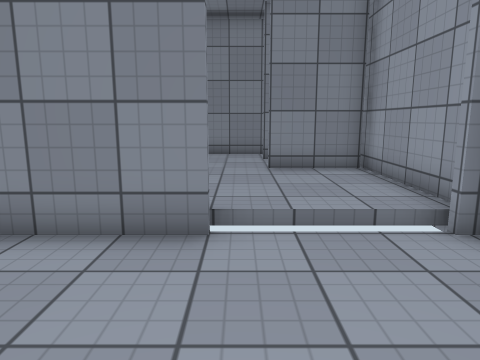
view 1 (above)

16 first-person views from a walk through a scene from a Unity 3-D project. The camera is 1.3 m above the floor, tilts 10° down and sees 70° across. Doors are open. The floor is counted in squares, 0.84 m on a side. Each view is taken from the middle of a square. On the plan, view 1 faces up. The plan holds only what a view shows up to about 16 squares ahead; the rest is blank. The place goes on beyond the plan. The player character is not drawn. Surface patterns are stand-ins for the level's own textures.

view 2
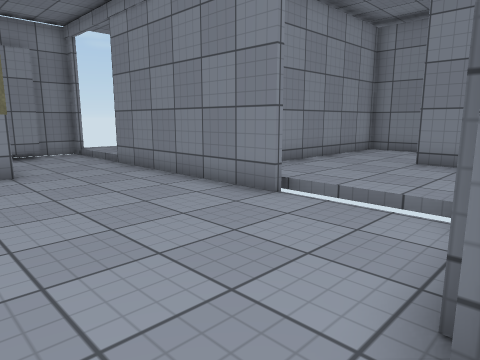

view 3
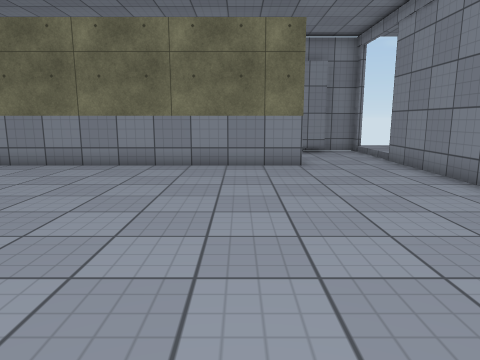

view 4
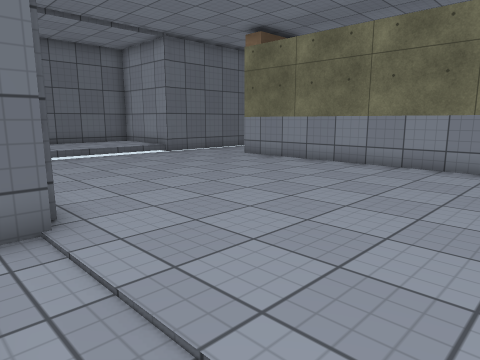

view 5
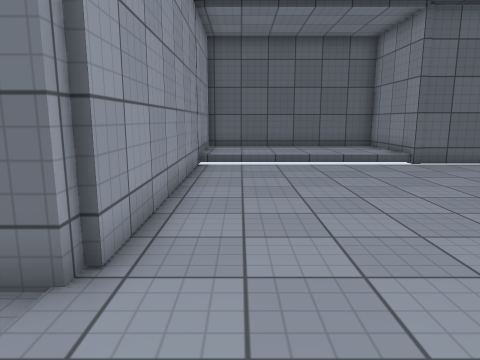

view 6
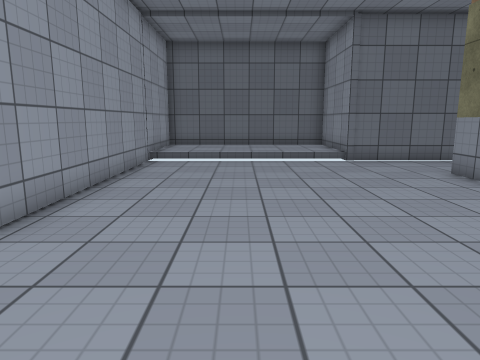

view 7
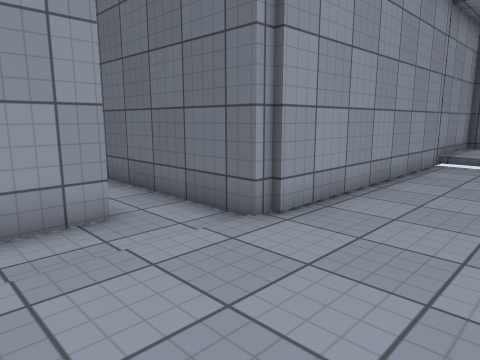

view 8
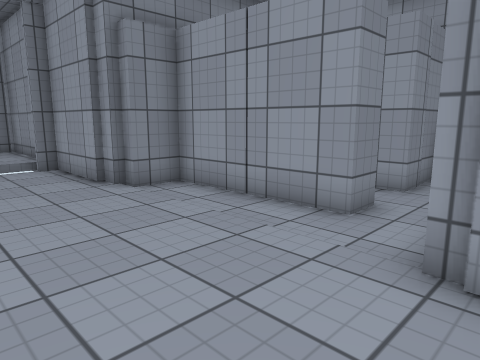

view 9
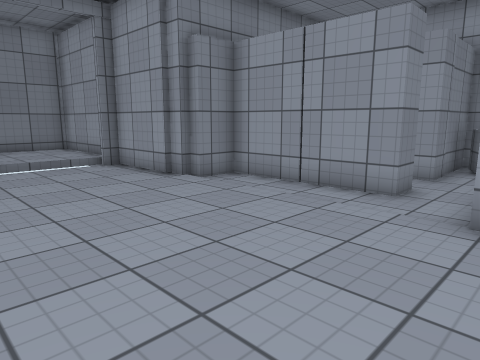

view 10
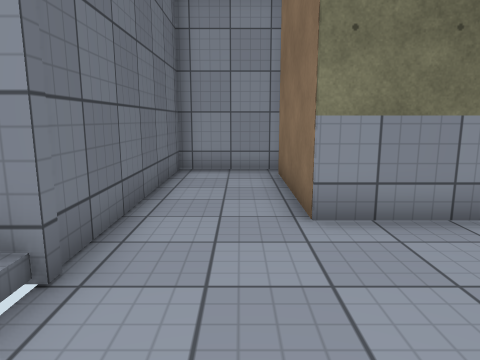

view 11
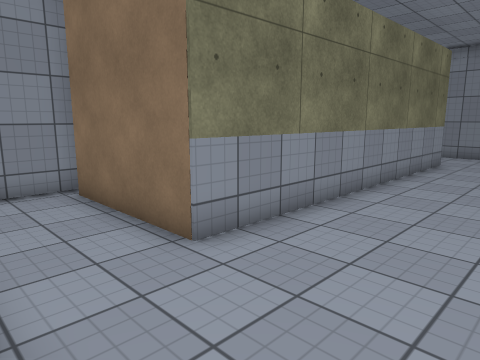

view 12
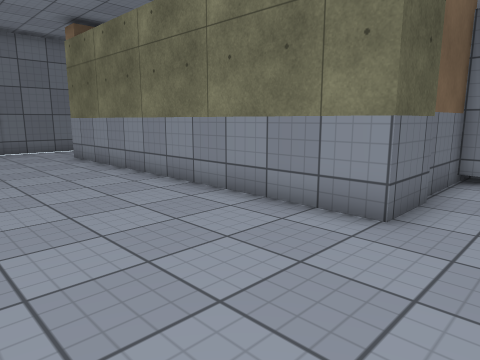

view 13
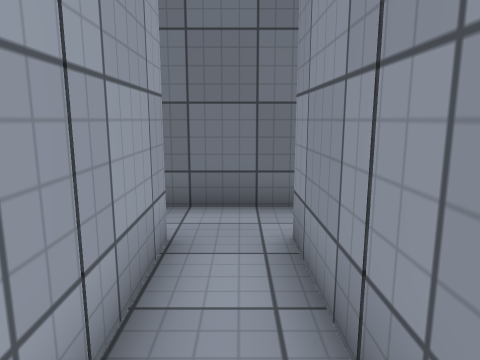

view 14
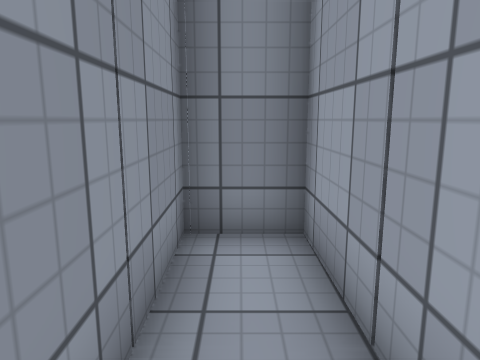

view 15
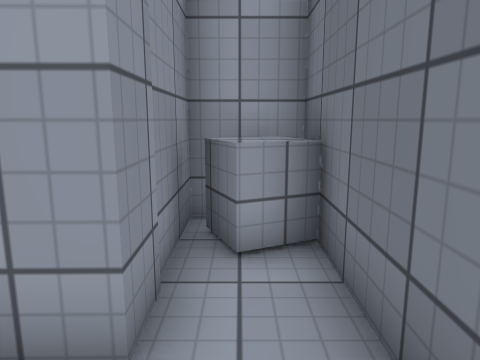

view 16
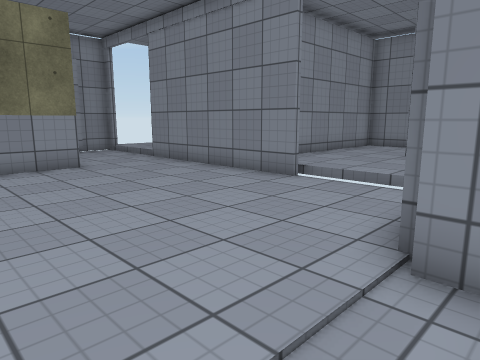

### Floor plan
Key: @ floor where view 1 was taken; # wall or solid block; . main floor; : floor 0.25 m higher than the main floor; / step, stairs or slope; D open door; ^ raised ledge.
Columns run from 12 left of view 1 to 11 right of it. Each row starts with its distance up from view 1.
 13           ####
 12           #:::
 11           #::#
 10           #::: #
  9           #::###
  8           #::::#
  7           #::::#
  6           #::::#
  5  DDDD#######:  ##
  4 #DDDDD..........#
  3 ##..............#
  2  #..............#
  1  ######.........#####
  0       #.....@.....#.#
 -1       #...........#.#
 -2       #...........#.#
 -3       #...........#.#
 -4       #...........#.####
 -5       #...............^^
 -6       #.........########
 -7       #.........#
 -8       #.........#
 -9       #.........#
-10       #.........#
-11 ###   ^.........#
-12 #.###^..........#
-13 #...............#
-14 #...............#
-15 #########///////#
-16         #:::::::#
-17         #:::::::#
-18         #:::::::#
-19         #########

Positions as (right, up) in squares from view 1, and headings:
1: (0, 0), facing up
2: (4, -1), facing up-left
3: (5, -1), facing left
4: (5, -1), facing down-left
5: (2, -3), facing down
6: (0, -2), facing down
7: (0, -2), facing down-right
8: (0, -7), facing up-right
9: (-2, -7), facing up-right
10: (-1, -13), facing left
11: (-2, -15), facing up-left
12: (-1, 3), facing down-left
13: (7, 0), facing down
14: (7, -4), facing up
15: (6, -5), facing right
16: (5, -3), facing up-left
